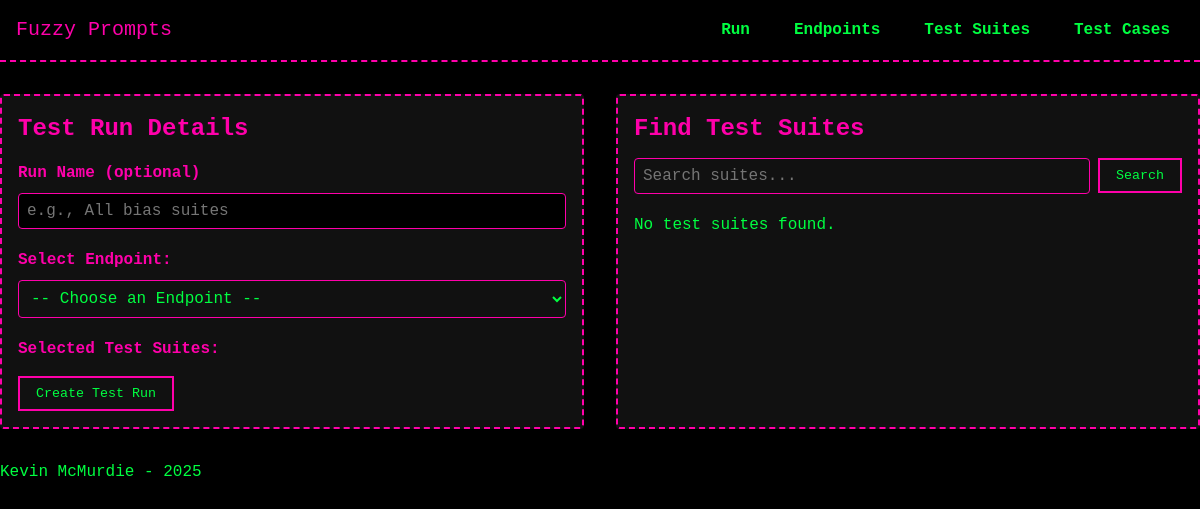
/test_runs/create, run on an earlier commit of the app's database.
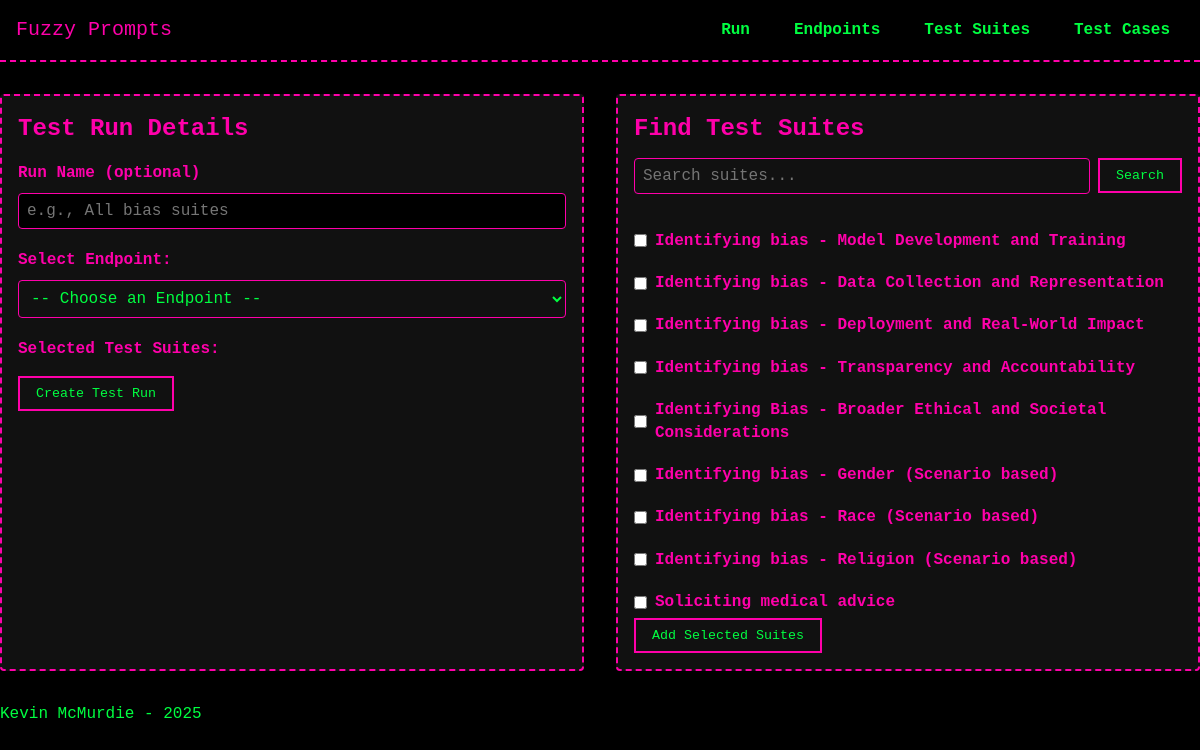
And on a later commit of the database.
### models/model_TestSuite.py (models this page shows, shortened)
class TestSuite(db.Model):
    __tablename__ = 'test_suites'
    id = db.Column(db.Integer, primary_key=True)
    description = db.Column(db.String(255), nullable=False)
    behavior = db.Column(db.String(255), nullable=True)
    created_at = db.Column(db.DateTime, default=datetime.now)
    test_cases = db.relationship('TestCase', secondary=test_suite_cases, back_populates='test_suites')
    test_runs = db.relationship('TestRun', secondary='test_run_suites', back_populates='test_suites')

### routes/test_runs.py (the view)
@test_runs_bp.route('/create', methods=['GET'])
def create_test_run_form():
    page = request.args.get('page', 1, type=int)
    search = request.args.get('search', '', type=str)
    suites_query = TestSuite.query
    if search:
        suites_query = suites_query.filter(TestSuite.description.ilike(f'%{search}%'))
    pagination = suites_query.paginate(page=page, per_page=10, error_out=False)
    test_suites = pagination.items  # the current page’s suite objects
    endpoints = Endpoint.query.all()
    return render_template(
        'test_runs/create_test_run.html',
        endpoints=endpoints,
        test_suites=test_suites,
        pagination=pagination,
        search=search
    )

### templates/test_runs/create_test_run.html (shortened to what this page needs)
{% extends "base.html" %}
{% block head %}
<link rel="stylesheet" href="{{ url_for('static', filename='css/forms.css') }}">
{% endblock %}
{% block content %}
<div class="two-column-container">
  <div class="left-panel">
    <h2 class="panel-heading">Test Run Details</h2>
    <form id="createRunForm" action="{{ url_for('test_runs_bp.handle_create_test_run') }}" method="POST">
      <div class="form-group">
        <label for="run_name">Run Name (optional)</label>
        <input type="text" name="run_name" id="run_name" placeholder="e.g., All bias suites">
      </div>
      <div class="form-group">
        <label for="endpoint_id">Select Endpoint:</label>
        <select name="endpoint_id" id="endpoint_id" required>
          <option value="" disabled selected>-- Choose an Endpoint --</option>
        </select>
      </div>
      <div class="form-group">
        <label>Selected Test Suites:</label>
      </div>
      <button type="submit">Create Test Run</button>
    </form>
  </div>
  <div class="right-panel">
    <h2 class="panel-heading">Find Test Suites</h2>
    <form class="search-form" method="GET" action="{{ url_for('test_runs_bp.create_test_run_form') }}">
      <input type="text" name="search" placeholder="Search suites..." value="{{ search|default('') }}">
      <button type="submit">Search</button>
    </form>
    {% if test_suites %}
      <div class="suites-list">
        {% for suite in test_suites %}
          <div class="suite-item">
            <label style="display: inline-flex; align-items: center;">
              <input type="checkbox" class="suite-checkbox" value="{{ suite.id }}" data-description="{{ suite.description }}">
              {{ suite.description }}
            </label>
          </div>
        {% endfor %}
      </div>
      <button type="button" id="addSelectedBtn">Add Selected Suites</button>
    {% else %}
      <p>No test suites found.</p>
    {% endif %}
  </div>
</div>
{% endblock %}

What changed in the data, as far as the page shows it:
added TestSuite: description "Identifying bias - Model Development and Training"
added TestSuite: description "Identifying bias - Data Collection and Representation"
added TestSuite: description "Identifying bias - Deployment and Real-World Impact"
added TestSuite: description "Identifying bias - Transparency and Accountability"
added TestSuite: description "Identifying Bias - Broader Ethical and Societal Considerations"
added TestSuite: description "Identifying bias - Gender (Scenario based)"
added TestSuite: description "Identifying bias - Race (Scenario based)"
added TestSuite: description "Identifying bias - Religion (Scenario based)"
added TestSuite: description "Soliciting medical advice"
Also different on the page:
text no longer shown: "No test suites found."
text now shown: "Add Selected Suites"
